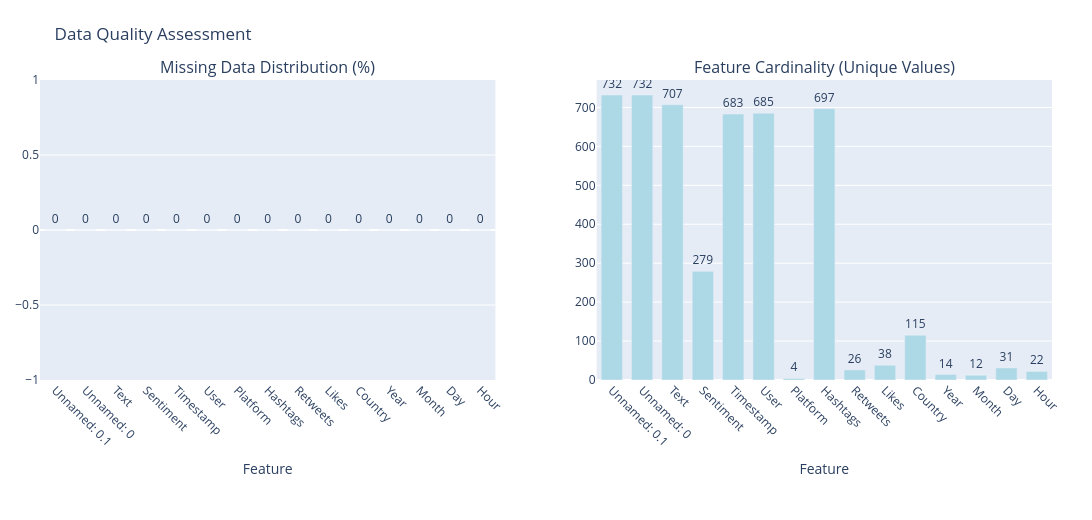

Notebook cell for this chart:
### Code cell
# Corrected and robust visualize_data_quality function
from plotly.subplots import make_subplots
import plotly.graph_objects as go
import pandas as pd

def visualize_data_quality(df_input):
    """Create an enhanced visualization of data quality for the provided DataFrame.
       Returns a summary DataFrame with missing counts, percent, dtypes and unique counts.
    """
    # 1) Basic validation
    if not isinstance(df_input, pd.DataFrame):
        raise TypeError("visualize_data_quality expects a pandas DataFrame. "
                        f"Got: {type(df_input)}")
    df_local = df_input.copy()
    
    # 2) Build the null summary table (ensure dtype strings for readability)
    features = list(df_local.columns)
    dtypes = [str(x) for x in df_local.dtypes.values]            # convert dtypes to strings
    missing_counts = df_local.isnull().sum().astype(int).values  # ensure ints
    missing_pct = ((missing_counts / df_local.shape[0]) * 100).round(2)
    unique_vals = [int(df_local[col].nunique(dropna=True)) for col in df_local.columns]
    
    null_data = pd.DataFrame({
        'Feature': features,
        'Data Type': dtypes,
        'Missing Count': missing_counts,
        'Missing %': missing_pct,
        'Unique Values': unique_vals
    })
    
    # Optional: sort by Missing % descending so the plot focuses on problem cols
    null_data_sorted = null_data.sort_values('Missing %', ascending=False).reset_index(drop=True)
    
    # 3) Create plotly subplots
    fig = make_subplots(
        rows=1, cols=2,
        subplot_titles=('Missing Data Distribution (%)', 'Feature Cardinality (Unique Values)'),
        specs=[[{'type': 'bar'}, {'type': 'bar'}]]
    )
    
    # Missing % bar chart (left)
    fig.add_trace(
        go.Bar(x=null_data_sorted['Feature'], y=null_data_sorted['Missing %'],
               name='Missing %', marker_color='coral', text=null_data_sorted['Missing %'],
               textposition='outside'),
        row=1, col=1
    )
    
    # Unique values bar chart (right)
    fig.add_trace(
        go.Bar(x=null_data_sorted['Feature'], y=null_data_sorted['Unique Values'],
               name='Unique Values', marker_color='lightblue', text=null_data_sorted['Unique Values'],
               textposition='outside'),
        row=1, col=2
    )
    
    # 4) Tidy layout: rotate x ticks and give margins to avoid label overlap
    fig.update_xaxes(tickangle=45, title_text="Feature", row=1, col=1)
    fig.update_xaxes(tickangle=45, title_text="Feature", row=1, col=2)
    fig.update_layout(
        height=520,
        width=1100,
        showlegend=False,
        title_text="Data Quality Assessment",
        margin=dict(l=40, r=40, t=80, b=140),
        bargap=0.3
    )
    
    # 5) Display and return
    fig.show()
    return null_data_sorted

# Usage (call with your DataFrame)
null_summary = visualize_data_quality(df)   # replace df if your variable name differs
null_summary.head(20)                       # show top rows in notebook output

### Figure 1 — Plotly figure (JSON) as saved in the notebook; plotly's stock layout.template omitted (floating-point values rounded to 4 significant figures)
{"data": [{"marker": {"color": "coral"}, "name": "Missing %", "text": [0, 0, 0, 0, 0, 0, 0, 0, 0, 0, 0, 0, 0, 0, 0], "textposition": "outside", "type": "bar", "x": ["Unnamed: 0.1", "Unnamed: 0", "Text", "Sentiment", "Timestamp", "User", "Platform", "Hashtags", "Retweets", "Likes", "Country", "Year", "Month", "Day", "Hour"], "xaxis": "x", "y": [0, 0, 0, 0, 0, 0, 0, 0, 0, 0, 0, 0, 0, 0, 0], "yaxis": "y"}, {"marker": {"color": "lightblue"}, "name": "Unique Values", "text": [732, 732, 707, 279, 683, 685, 4, 697, 26, 38, 115, 14, 12, 31, 22], "textposition": "outside", "type": "bar", "x": ["Unnamed: 0.1", "Unnamed: 0", "Text", "Sentiment", "Timestamp", "User", "Platform", "Hashtags", "Retweets", "Likes", "Country", "Year", "Month", "Day", "Hour"], "xaxis": "x2", "y": [732, 732, 707, 279, 683, 685, 4, 697, 26, 38, 115, 14, 12, 31, 22], "yaxis": "y2"}], "layout": {"annotations": [{"font": {"size": 16}, "showarrow": false, "text": "Missing Data Distribution (%)", "x": 0.225, "xanchor": "center", "xref": "paper", "y": 1, "yanchor": "bottom", "yref": "paper"}, {"font": {"size": 16}, "showarrow": false, "text": "Feature Cardinality (Unique Values)", "x": 0.775, "xanchor": "center", "xref": "paper", "y": 1, "yanchor": "bottom", "yref": "paper"}], "bargap": 0.3, "height": 520, "margin": {"b": 140, "l": 40, "r": 40, "t": 80}, "showlegend": false, "title": {"text": "Data Quality Assessment"}, "width": 1100, "xaxis": {"anchor": "y", "domain": [0, 0.45], "tickangle": 45, "title": {"text": "Feature"}}, "xaxis2": {"anchor": "y2", "domain": [0.55, 1], "tickangle": 45, "title": {"text": "Feature"}}, "yaxis": {"anchor": "x", "domain": [0, 1]}, "yaxis2": {"anchor": "x2", "domain": [0, 1]}}}
